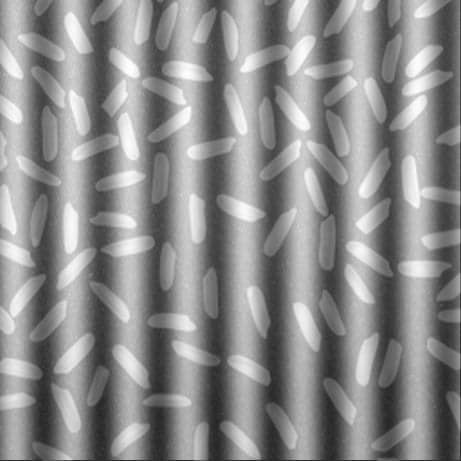
%> input picture Vision machine/image/rice.jpg, 461 x 461 px
$ octave Untitled3.m   (GNU Octave 9; MATLAB toolbox functions it lacks are replaced by stand-ins)
%> lines starting %> are read from the running program, lines starting %| are printed output that depends on the picture; in (x1, y1, x2, y2) boxes, pixels count from 0 and x2, y2 are one past the last pixel; in counts of white or black regions, pixels touching at a corner belong together; the program's own positions count from 1
close all;
I = imread('rice.jpg');
%> I is the input picture: size 461x461x3 uint8; min 28, max 255, mean 140.2
I = rgb2gray(I);
%> I: size 461x461 uint8

T = adaptthresh(I,0.99,'ForegroundPolarity','dark');
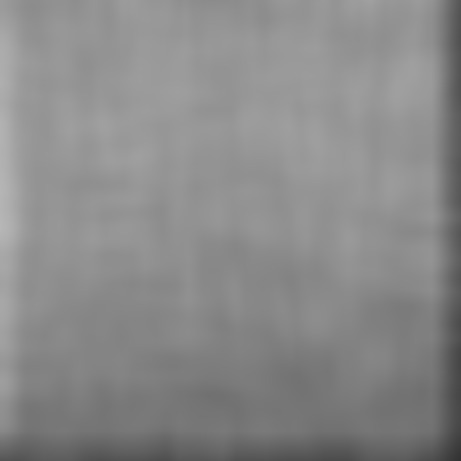
%> T: size 461x461 double; min 0.2, max 0.719, mean 0.541
figure
imshow(I)

BW = imbinarize(I,T);
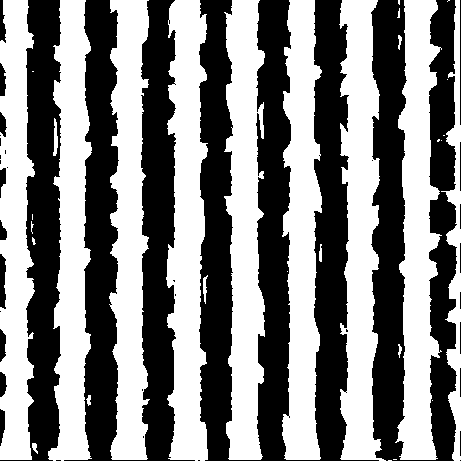
%> BW: size 461x461 logical; 51.5% white; 37 black regions (17 under 20 px), largest, box (x1, y1, x2, y2) and area: (199, 0, 379, 461) 38976, (64, 0, 195, 461) 26351, (371, 0, 457, 461) 22697
BW = double(BW);
figure
imshow(BW)

$ run again, with Vision machine/image/Capture2.PNG saved as Vision machine/image/rice.jpg
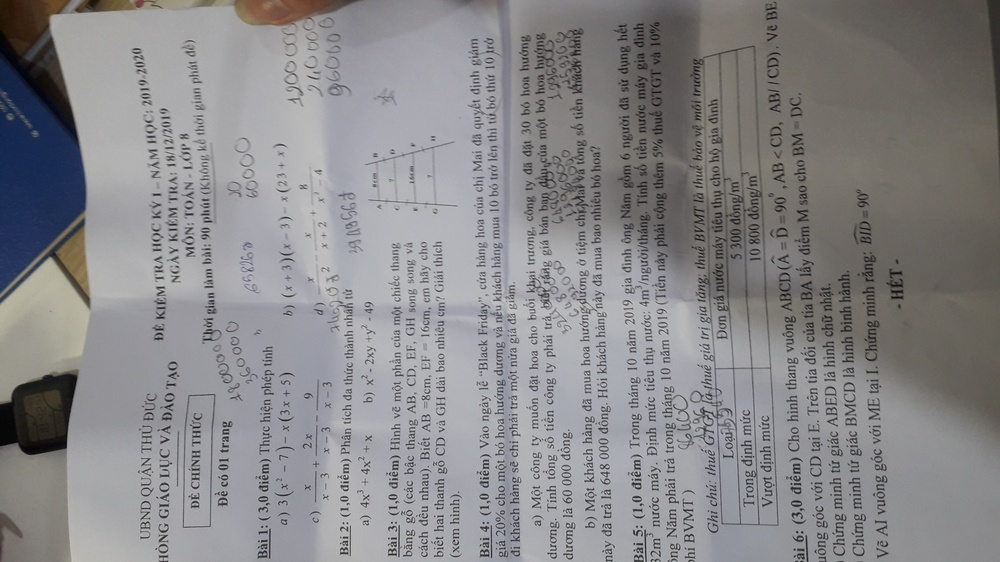
%> input picture Vision machine/image/Capture2.PNG, 1000 x 562 px, shrunk from 4128 x 2322 before the run
%> I is the input picture: size 562x1000x3 uint8; mean R, G, B 136.9, 135.9, 137.8
%> I: size 562x1000 uint8
%> `T = adaptthresh(I,0.99,'ForegroundPolarity','dark');`:
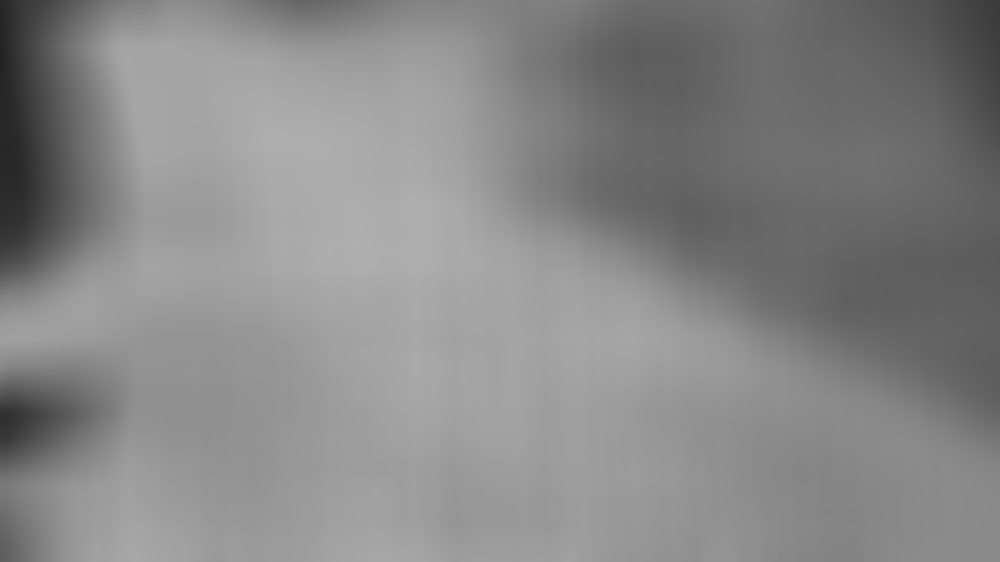
%> T: size 562x1000 double; min 0.131, max 0.687, mean 0.532
%> `BW = imbinarize(I,T);`:
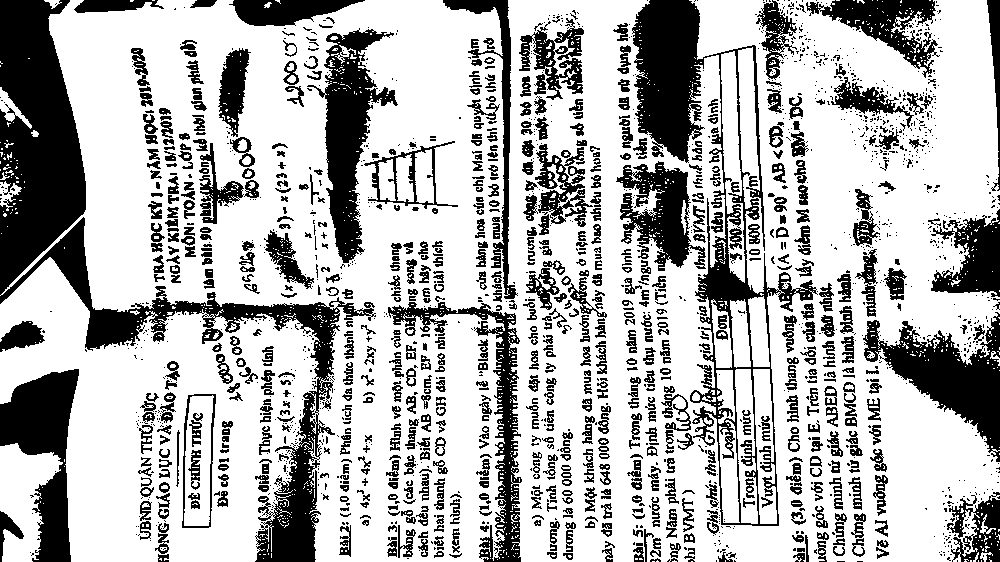
%> BW: size 562x1000 logical; 70.2% white; 1969 black regions (1197 under 20 px), largest, box (x1, y1, x2, y2) and area: (0, 0, 376, 562) 31781, (632, 0, 818, 526) 17377, (863, 312, 1000, 462) 7786
